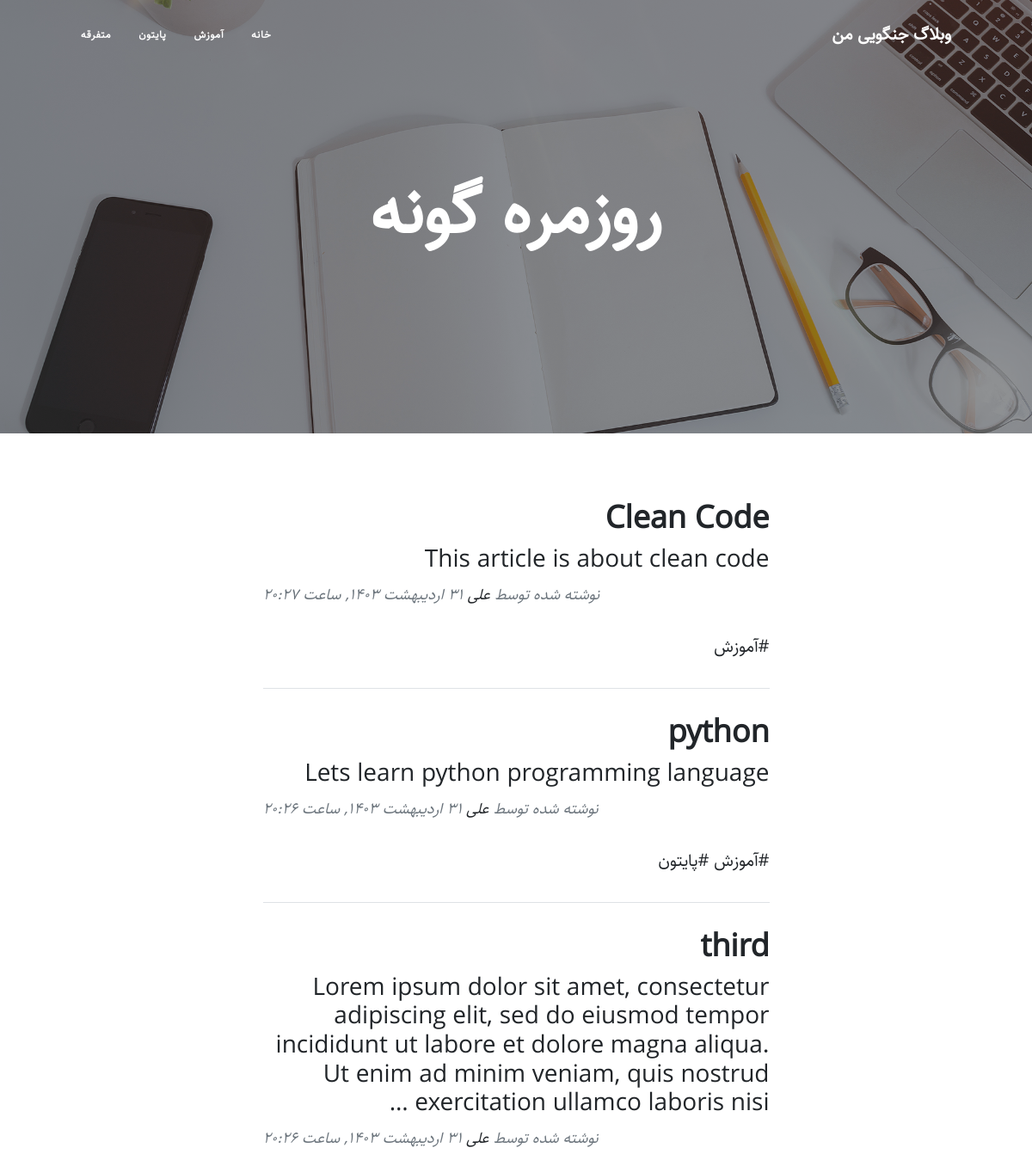
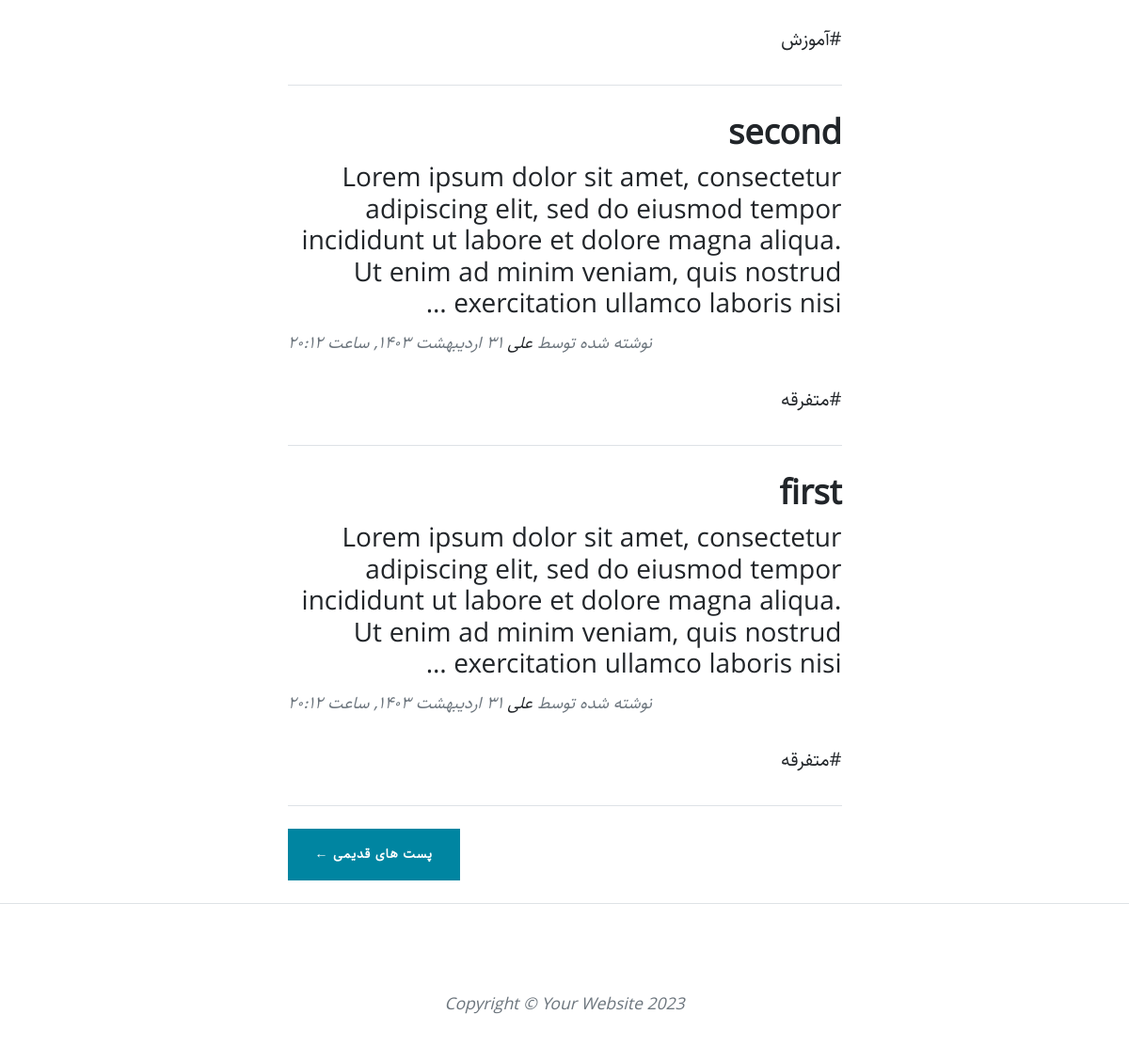
The page / on the database its author committed (2 pictures, top to bottom).
### blog/models.py (models this page shows, shortened)
class Category(models.Model):
    title = models.CharField(max_length=200, verbose_name='عنوان دسته‌بندی')
    slug = models.SlugField(max_length=100, unique=True, verbose_name='آدرس دسته‌بندی')
    status = models.BooleanField(default=True, verbose_name="آیا نمایش داده شود؟")
    position = models.IntegerField(verbose_name="پوزیشن")
    class Meta:
        verbose_name = "دسته‌بندی"
        verbose_name_plural = "دسته‌بندی‌ها"
        ordering = ['position']

class Article(models.Model):
    STATUS_CHOICES = (
        ('d', 'Draf'),
        ('p', 'Published'),
    )
    title = models.CharField(max_length=200, verbose_name='عنوان مقاله')
    slug = models.SlugField(max_length=100, unique=True, verbose_name='آدرس مقاله')
    category = models.ManyToManyField(Category, verbose_name='دسته‌بندی', related_name="articles")
    description = models.TextField(verbose_name='توضیحات')
    thumbnail = models.ImageField(upload_to="images", verbose_name='تصویر')
    status = models.CharField(max_length=1, choices=STATUS_CHOICES, verbose_name='وضعیت')
    publish = models.DateTimeField(default=timezone.now, verbose_name='زمان انتشار')
    created_at = models.DateTimeField(auto_now_add=True)
    updated_at = models.DateTimeField(auto_now=True)
    class Meta:
        verbose_name = "مقاله"
        verbose_name_plural = "مقالات"
        ordering = ['-publish']
    def jpublish(self):
        return jalali_convertor(self.publish)
    def category_published(self):
        return self.category.filter(status=True)
    objects = ArticleManager()
    jpublish.short_description = 'زمان انتشار'

### blog/views.py (the view)
# urls.py: path('', home, name='home'),
def home(request):
    context = {
        "articles": Article.objects.published(),
        "categories": Category.objects.filter(status=True)
    }
    return render(request, 'blog/home.html', context)

### blog/models.py (called while the page is built)
    def published(self):
        return self.filter(status='p')

### blog/templatetags/base_tags.py (called while the page is built)
@register.simple_tag
def title():
    return "وبلاگ جنگویی من"

@register.inclusion_tag('blog/partials/category_navbar.html')
def navbar():
    return {"categories": Category.objects.filter(status=True)}

### extentions/jalali.py (called while the page is built)
    def persian_tuple(self):
        return self.persian_year, self.persian_month, self.persian_day

### extentions/utils.py (called while the page is built)
def persian_numbers_converter(mystr):
    numbers = {
        "0":"۰",
        "1":"۱",
        "2":"۲",
        "3":"۳",
        "4":"۴",
        "5":"۵",
        "6":"۶",
        "7":"۷",
        "8":"۸",
        "9":"۹",
    }
    for english, persian in numbers.items():
        mystr = mystr.replace(english, persian)
    return mystr

def jalali_convertor(time):
    time = timezone.localtime(time)
    jmonth = [
        'فروردین',
        'اردیبهشت',
        'خرداد',
        'تیر',
        'مرداد',
        'شهریور',
        'مهر',
        'آبان',
        'آذر',
        'دی',
        'بهمن',
        'اسفند',
    ]
    time_to_str = "{},{},{}".format(time.year, time.month, time.day)
    time_to_tuple = jalali.Gregorian(time_to_str).persian_tuple()
    time_to_list = list(time_to_tuple)
    for index, month in enumerate(jmonth):
        if time_to_list[1] == index + 1:
            time_to_list[1] = month
            break
    output = "{} {} {}, ساعت {}:{}".format(
        time_to_list[2],
        time_to_list[1],
        time_to_list[0],
        time.hour,
        time.minute
    )
    return persian_numbers_converter(output)

### blog/templates/blog/home.html
{% extends 'blog/base.html' %}
{% load static %}
{% block main %}
<header class="masthead" style="background-image: url('{% static "blog/assets/img/home-bg.jpg" %}')">
    <div class="container position-relative px-4 px-lg-5">
        <div class="row gx-4 gx-lg-5 justify-content-center">
            <div class="col-md-10 col-lg-8 col-xl-7">
                <div class="site-heading">
                    <h1>روزمره گونه</h1>
                </div>
            </div>
        </div>
    </div>
</header>
<div class="container px-4 px-lg-5">
    <div class="row gx-4 gx-lg-5 justify-content-center">
        <div class="col-md-10 col-lg-8 col-xl-7">
            {% for article in articles %}
            <div class="post-preview">
                <a href="{% url 'blog:blog_detail' article.slug %}">
                    <h2 class="post-title">{{article.title}}</h2>
                    <h3 class="post-subtitle">{{article.description | truncatewords:30}} </h3>
                </a>
                <p class="post-meta">
                    نوشته شده توسط
                    <a href="#!">علی</a>
                    {{article.jpublish}}
                    <div>
                        {% for category in article.category_published.all %}
                            <a href="{% url 'blog:category' category.slug %}">#{{category.title}}</a>
                        {% endfor %}
                    </div>
                </p>
            </div>
            <hr class="my-4" />
            {% endfor %}
            <div class="d-flex justify-content-end mb-4"><a class="btn btn-primary text-uppercase" href="#!">پست های قدیمی &larr;</a></div>
        </div>
    </div>
</div>
{% endblock %}

### blog/templates/blog/partials/category_navbar.html
<div class="collapse navbar-collapse" id="navbarResponsive">
    <ul class="navbar-nav ms-auto py-4 py-lg-0">
        <li class="nav-item"><a class="nav-link px-lg-3 py-3 py-lg-4" href="{% url 'blog:home' %}">خانه</a></li>
        {% for category in categories %}
        <li class="nav-item"><a class="nav-link px-lg-3 py-3 py-lg-4" href="{% url 'blog:category' category.slug %}">{{category.title}}</a></li>
        {% endfor %}
    </ul>
</div>

### blog/static/blog/css/rtl.css (style rules this page uses)
* { font-family: "Sahel" !important; }
body { direction: rtl; text-align: right; font-family: "Sahel"; }
.ms-auto { margin-left: initial !important; margin-right: auto; }
.post-meta { text-align: left; }

### rows shown on the page
Category: title "آموزش"
Category: title "پایتون"
Category: title "متفرقه"
Article: title "Clean Code", description "This article is about clean code", jpublish "۳۱ اردیبهشت ۱۴۰۳, ساعت ۲۰:۲۷"
Article: title "python", description "Lets learn python programming language", jpublish "۳۱ اردیبهشت ۱۴۰۳, ساعت ۲۰:۲۶"
Article: title "third", description "Lorem ipsum dolor sit amet, consectetur adipiscing elit, sed do eiusmod tempor incididunt ut labore et dolore magna aliqua. Ut enim ad minim veniam, quis nostrud exercitation ullamco laboris nisi …", jpublish "۳۱ اردیبهشت ۱۴۰۳, ساعت ۲۰:۲۶"
Article: title "second", description "Lorem ipsum dolor sit amet, consectetur adipiscing elit, sed do eiusmod tempor incididunt ut labore et dolore magna aliqua. Ut enim ad minim veniam, quis nostrud exercitation ullamco laboris nisi …", jpublish "۳۱ اردیبهشت ۱۴۰۳, ساعت ۲۰:۱۲"
Article: title "first", description "Lorem ipsum dolor sit amet, consectetur adipiscing elit, sed do eiusmod tempor incididunt ut labore et dolore magna aliqua. Ut enim ad minim veniam, quis nostrud exercitation ullamco laboris nisi …", jpublish "۳۱ اردیبهشت ۱۴۰۳, ساعت ۲۰:۱۲"
